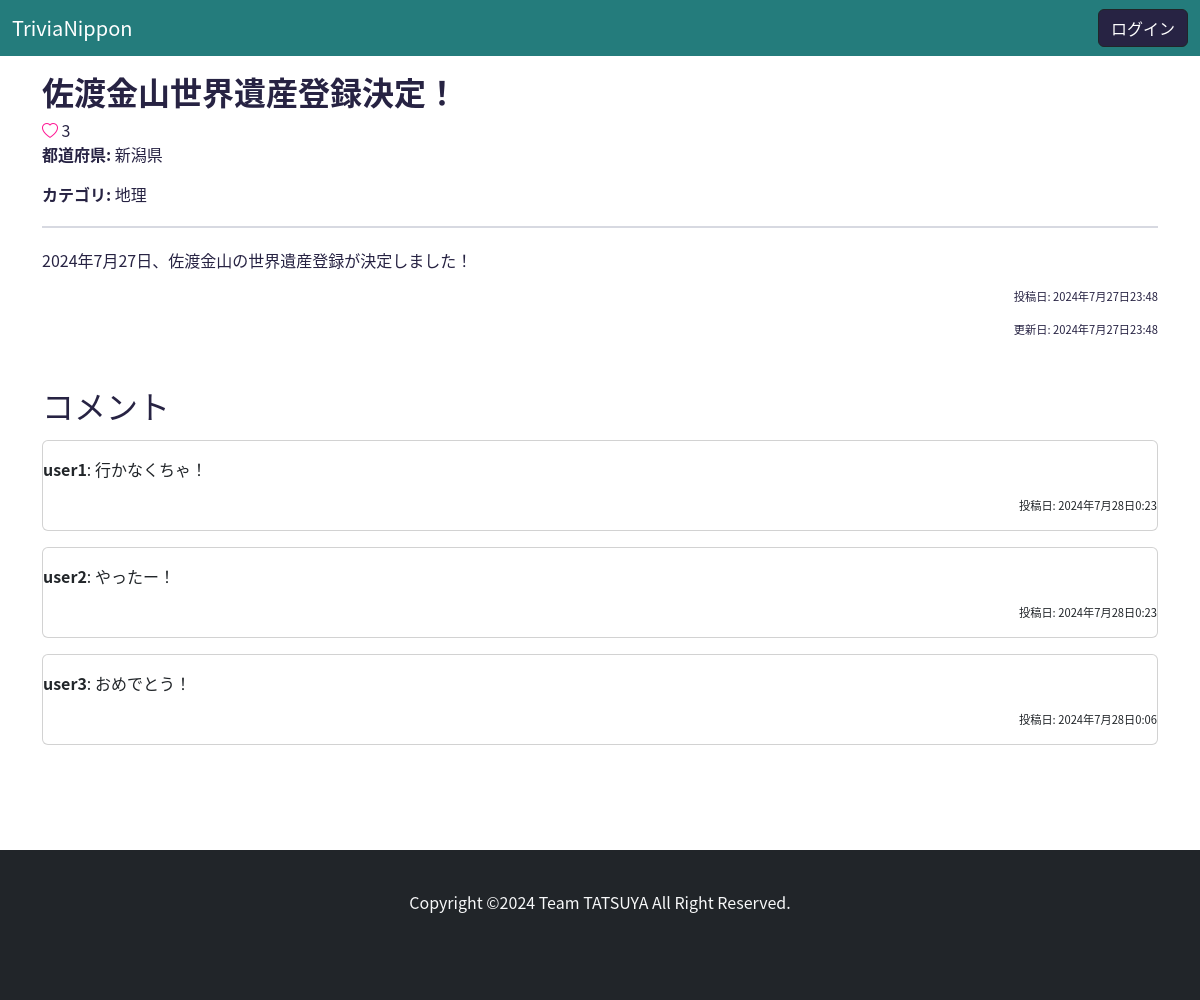
Page /detail/1/ on the committed database.
### main/models.py (models this page shows, shortened)
class Post(models.Model):
    CATEGORY_CHOICES = [
        ('地理', '地理'),
        ('歴史', '歴史'),
        ('人物', '人物'),
        ('自然', '自然'),
        ('伝統', '伝統'),
        ('スポーツ', 'スポーツ'),
        ('食', '食'),
        ('文化', '文化'),
        ('芸能', '芸能'),
        ('特産品', '特産品'),
        ('方言', '方言'),
        ('その他', 'その他'),
    ]
    PREFECTURE_CHOICES = [
        ('北海道', '北海道'),
        ('青森県', '青森県'),
        ('岩手県', '岩手県'),
        ('宮城県', '宮城県'),
        ('秋田県', '秋田県'),
        ('山形県', '山形県'),
        ('福島県', '福島県'),
        ('茨城県', '茨城県'),
        ('栃木県', '栃木県'),
        ('群馬県', '群馬県'),
        ('埼玉県', '埼玉県'),
        ('千葉県', '千葉県'),
        ('東京都', '東京都'),
        ('神奈川県', '神奈川県'),
        ('新潟県', '新潟県'),
        ('富山県', '富山県'),
        ('石川県', '石川県'),
        ('福井県', '福井県'),
        ('山梨県', '山梨県'),
        ('長野県', '長野県'),
        ('岐阜県', '岐阜県'),
        ('静岡県', '静岡県'),
        ('愛知県', '愛知県'),
        ('三重県', '三重県'),
        ('滋賀県', '滋賀県'),
        ('京都府', '京都府'),
        ('大阪府', '大阪府'),
        ('兵庫県', '兵庫県'),
        ('奈良県', '奈良県'),
        ('和歌山県', '和歌山県'),
        ('鳥取県', '鳥取県'),
        ('島根県', '島根県'),
        ('岡山県', '岡山県'),
        ('広島県', '広島県'),
        ('山口県', '山口県'),
        ('徳島県', '徳島県'),
        ('香川県', '香川県'),
        ('愛媛県', '愛媛県'),
        ('高知県', '高知県'),
        ('福岡県', '福岡県'),
        ('佐賀県', '佐賀県'),
        ('長崎県', '長崎県'),
        ('熊本県', '熊本県'),
        ('大分県', '大分県'),
        ('宮崎県', '宮崎県'),
        ('鹿児島県', '鹿児島県'),
        ('沖縄県', '沖縄県'),
    ]
    title = models.CharField(verbose_name="タイトル", max_length=20)
    category = models.CharField(verbose_name="カテゴリ", max_length=20, choices=CATEGORY_CHOICES)
    prefecture = models.CharField(verbose_name="都道府県", max_length=20, choices=PREFECTURE_CHOICES)
    content = models.TextField(blank=True, null=True)
    user = models.ForeignKey(User, on_delete=models.CASCADE)
    like = models.ManyToManyField(User, related_name='related_post', blank=True)
    create_at = models.DateTimeField()
    update_at = models.DateTimeField()
    class Meta:
        db_table = 'posts'
        ordering = ["-create_at"]

class Comment(models.Model):
    content = models.TextField(verbose_name="コメント")
    user = models.ForeignKey(User, on_delete=models.CASCADE)
    post = models.ForeignKey(Post, related_name="comments", on_delete=models.CASCADE)
    create_at = models.DateTimeField(auto_now_add=True)
    class Meta:
        db_table = 'comments'
        ordering = ["-create_at"]

### accounts/models.py (models this page shows, shortened)
class User(AbstractBaseUser):
    email = models.EmailField(
        verbose_name='Email address',
        max_length=255,
        unique=True,
    )
    is_active = models.BooleanField(default=True)
    is_staff = models.BooleanField(default=False)
    is_superuser = models.BooleanField(default=False)
    USERNAME_FIELD = 'email'
    objects = UserManager()
    class Meta:
        db_table = 'users'

class Profile(models.Model):
    user = models.OneToOneField(User, on_delete=models.CASCADE)
    username = models.CharField(verbose_name="ユーザ名", max_length=255)
    bio = models.TextField(verbose_name="自己紹介", blank=True, null=True)
    create_at = models.DateTimeField()
    update_at = models.DateTimeField()
    class Meta:
        db_table = 'profiles'

### main/views.py (the view, shortened to what this page needs)
# urls.py: path("detail/<int:pk>/", TriviaDetailView.as_view(), name="trivia-detail"),
class TriviaDetailView(DetailView):
    template_name = "main/detail.html"
    model = Post
    def get_context_data(self, **kwargs):
        context = super().get_context_data(**kwargs)
        context["form"] = CommentForm()
        return context

### templates/main/detail.html (shortened to what this page needs)
{% extends "base.html" %}
{% block content %}
<div class="container mt-3">
    <h2><b>{{object.title}}</b></h2>
    {% if user.is_authenticated %}
        <form method="POST" action="{% url 'main:trivia-like' %}" style="display: inline-block;">
            {% csrf_token %}
            <input type="hidden" name="id" value="{{ object.id }}">
            {% if user in post.like.all %}
                <button type="submit" class="btn btn-link btn-lg" tabindex="-1" aria-disabled="true">
                <i class="bi bi-heart-fill" role="img" style="color: deeppink;"></i>
                </button>{{object.like.count}}<br>
            {% else %}
                <button type="submit" class="btn btn-link btn-lg" tabindex="-1" aria-disabled="true">
                    <i class="bi bi-heart" role="img" style="color: deeppink;"></i>
                </button>{{object.like.count}}<br>
            {% endif %}
        </form>
    {% else %}
        <i class="bi bi-heart" role="img" style="color: deeppink;"></i> {{object.like.count}}<br>
    {% endif %}
    <p><b>都道府県:</b> {{object.prefecture}}</p>
    <p><b>カテゴリ:</b> {{object.category}}</p>
    <hr class="separator">
    <p>{{object.content}}</p>
    <p class="date-holder">投稿日: {{object.create_at}}</p>
    <p class="date-holder">更新日: {{object.update_at}}</p>
    <div class="my-5">
        <h2 style=text-decoration: "underline;">コメント</h2>
        {% for comment in object.comments.all %}
            <div class="card my-3">
                <p class="my-3"><strong>{{ comment.user.profile.username }}</strong>: {{ comment.content }}</p>
                <p class="date-holder">投稿日: {{ comment.create_at }}</p>
            </div>
        {% empty %}
            <p>コメントはありません</p>
        {% endfor %}
    </div>
</div>
{% endblock %}

### static/css/footer.css (style rules this page uses)
html { position: relative; min-height: 100%; padding-bottom: 200px; box-sizing: border-box; }

### static/css/style.css (style rules this page uses)
body { font-family: "ヒラギノ角ゴ Pro W3", "Hiragino Kaku Gothic Pro", Osaka, メイリオ, Meiryo, "ＭＳ Ｐゴシック", "MS PGothic", "ＭＳ ゴシック" , "MS Gothic", "Noto Sans CJK JP", TakaoPGothic, sans-serif; color: #272343; }
.date-holder { font-size: 0.7em; text-align: end; }
.separator { border: none; border-top: 2px solid #646b8c; margin: 20px 0; }

### rows in the picture
Post: title "佐渡金山世界遺産登録決定！", like.count "3", prefecture "新潟県", category "地理", content "2024年7月27日、佐渡金山の世界遺産登録が決定しました！", create_at "2024年7月27日23:48", update_at "2024年7月27日23:48"
Comment: user.profile.username "user1", content "行かなくちゃ！", create_at "2024年7月28日0:23"
Comment: user.profile.username "user2", content "やったー！", create_at "2024年7月28日0:23"
Comment: user.profile.username "user3", content "おめでとう！", create_at "2024年7月28日0:06"
